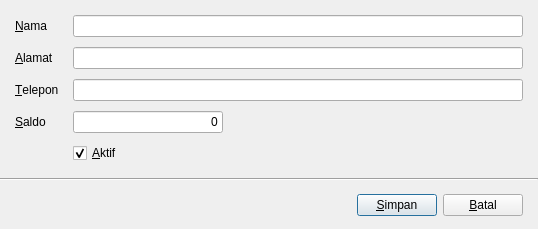
<?xml version="1.0" encoding="UTF-8"?>
<ui version="4.0">
 <class>SupplierEditor</class>
 <widget class="QDialog" name="SupplierEditor">
  <property name="geometry">
   <rect>
    <x>0</x>
    <y>0</y>
    <width>538</width>
    <height>229</height>
   </rect>
  </property>
  <property name="windowTitle">
   <string>Supplier</string>
  </property>
  <layout class="QVBoxLayout" name="verticalLayout">
   <property name="spacing">
    <number>0</number>
   </property>
   <property name="leftMargin">
    <number>0</number>
   </property>
   <property name="topMargin">
    <number>0</number>
   </property>
   <property name="rightMargin">
    <number>0</number>
   </property>
   <property name="bottomMargin">
    <number>0</number>
   </property>
   <item>
    <widget class="QFrame" name="contentFrame">
     <layout class="QFormLayout" name="formLayout">
      <property name="horizontalSpacing">
       <number>15</number>
      </property>
      <property name="verticalSpacing">
       <number>10</number>
      </property>
      <property name="leftMargin">
       <number>15</number>
      </property>
      <property name="topMargin">
       <number>15</number>
      </property>
      <property name="rightMargin">
       <number>15</number>
      </property>
      <property name="bottomMargin">
       <number>15</number>
      </property>
      <item row="0" column="0">
       <widget class="QLabel" name="label">
        <property name="text">
         <string>&amp;Nama</string>
        </property>
        <property name="buddy">
         <cstring>nameEdit</cstring>
        </property>
       </widget>
      </item>
      <item row="0" column="1">
       <widget class="QLineEdit" name="nameEdit"/>
      </item>
      <item row="1" column="0">
       <widget class="QLabel" name="label_9">
        <property name="text">
         <string>&amp;Alamat</string>
        </property>
        <property name="buddy">
         <cstring>addressEdit</cstring>
        </property>
       </widget>
      </item>
      <item row="1" column="1">
       <widget class="QLineEdit" name="addressEdit"/>
      </item>
      <item row="2" column="0">
       <widget class="QLabel" name="label_8">
        <property name="text">
         <string>&amp;Telepon</string>
        </property>
        <property name="buddy">
         <cstring>phoneEdit</cstring>
        </property>
       </widget>
      </item>
      <item row="2" column="1">
       <widget class="QLineEdit" name="phoneEdit">
        <property name="minimumSize">
         <size>
          <width>150</width>
          <height>0</height>
         </size>
        </property>
       </widget>
      </item>
      <item row="3" column="0">
       <widget class="QLabel" name="label_4">
        <property name="text">
         <string>&amp;Saldo</string>
        </property>
        <property name="buddy">
         <cstring>balanceEdit</cstring>
        </property>
       </widget>
      </item>
      <item row="3" column="1">
       <widget class="CurrencyEdit" name="balanceEdit">
        <property name="maximumSize">
         <size>
          <width>150</width>
          <height>16777215</height>
         </size>
        </property>
        <property name="text">
         <string>0</string>
        </property>
        <property name="alignment">
         <set>Qt::AlignRight|Qt::AlignTrailing|Qt::AlignVCenter</set>
        </property>
       </widget>
      </item>
      <item row="4" column="1">
       <widget class="QCheckBox" name="activeCheckBox">
        <property name="text">
         <string>&amp;Aktif</string>
        </property>
        <property name="checked">
         <bool>true</bool>
        </property>
       </widget>
      </item>
     </layout>
    </widget>
   </item>
   <item>
    <widget class="Line" name="line">
     <property name="orientation">
      <enum>Qt::Horizontal</enum>
     </property>
    </widget>
   </item>
   <item>
    <widget class="QFrame" name="footerFrame">
     <layout class="QHBoxLayout" name="horizontalLayout">
      <property name="spacing">
       <number>6</number>
      </property>
      <property name="leftMargin">
       <number>15</number>
      </property>
      <property name="topMargin">
       <number>10</number>
      </property>
      <property name="rightMargin">
       <number>15</number>
      </property>
      <property name="bottomMargin">
       <number>10</number>
      </property>
      <item>
       <spacer name="horizontalSpacer">
        <property name="orientation">
         <enum>Qt::Horizontal</enum>
        </property>
        <property name="sizeHint" stdset="0">
         <size>
          <width>40</width>
          <height>20</height>
         </size>
        </property>
       </spacer>
      </item>
      <item>
       <widget class="QPushButton" name="saveButton">
        <property name="text">
         <string>&amp;Simpan</string>
        </property>
        <property name="icon">
         <iconset resource="app.qrc">
          <normaloff>:/icons/save</normaloff>:/icons/save</iconset>
        </property>
        <property name="iconSize">
         <size>
          <width>20</width>
          <height>20</height>
         </size>
        </property>
       </widget>
      </item>
      <item>
       <widget class="QPushButton" name="cancelButton">
        <property name="text">
         <string>&amp;Batal</string>
        </property>
        <property name="icon">
         <iconset resource="app.qrc">
          <normaloff>:/icons/clear</normaloff>:/icons/clear</iconset>
        </property>
        <property name="iconSize">
         <size>
          <width>20</width>
          <height>20</height>
         </size>
        </property>
       </widget>
      </item>
     </layout>
    </widget>
   </item>
  </layout>
 </widget>
 <customwidgets>
  <customwidget>
   <class>CurrencyEdit</class>
   <extends>QLineEdit</extends>
   <header>currencyedit.h</header>
  </customwidget>
 </customwidgets>
 <tabstops>
  <tabstop>nameEdit</tabstop>
  <tabstop>addressEdit</tabstop>
  <tabstop>phoneEdit</tabstop>
  <tabstop>balanceEdit</tabstop>
  <tabstop>activeCheckBox</tabstop>
  <tabstop>saveButton</tabstop>
  <tabstop>cancelButton</tabstop>
 </tabstops>
 <resources>
  <include location="app.qrc"/>
 </resources>
 <connections/>
</ui>
